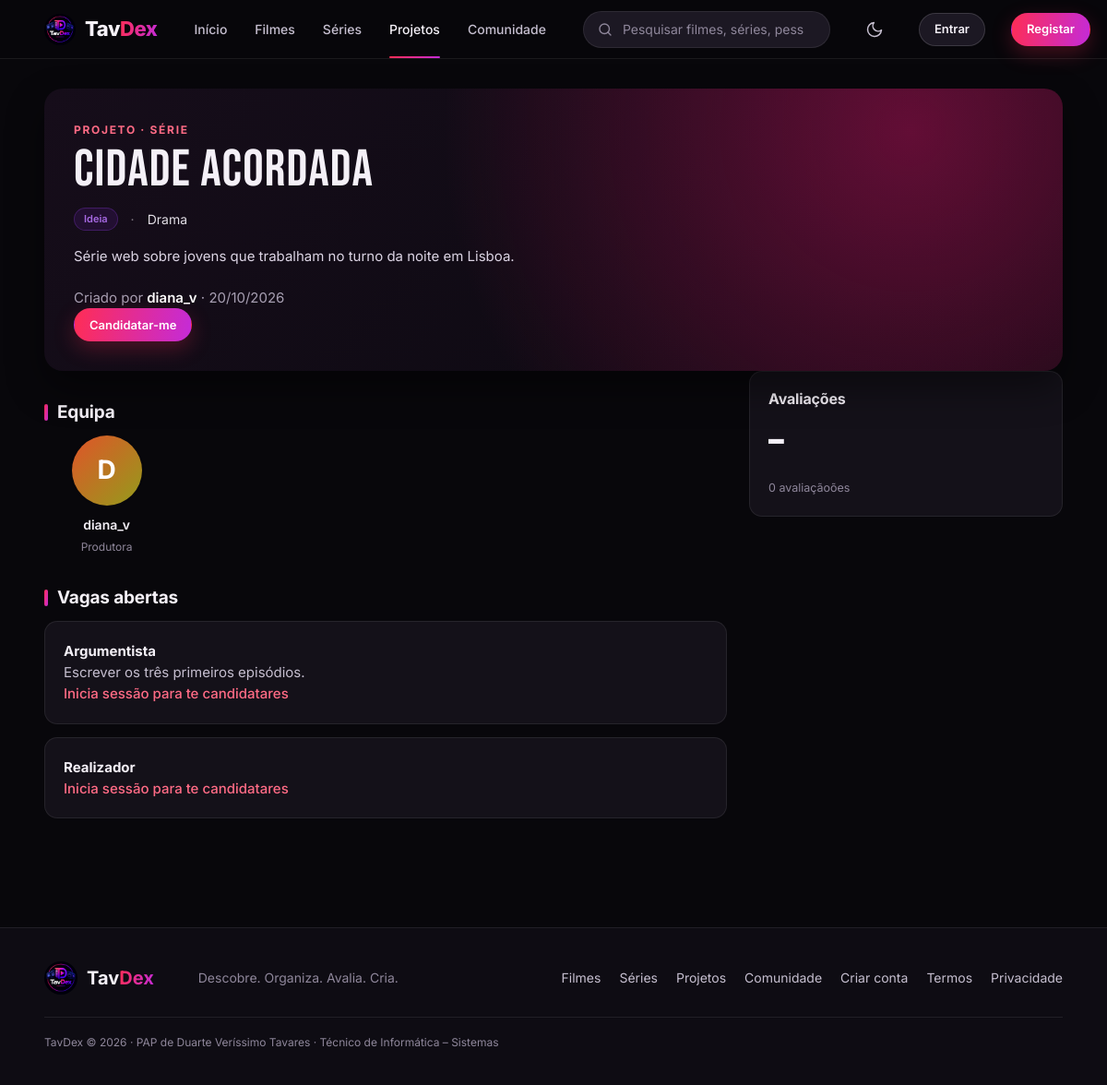
The app's page /projeto.php?id=10 with its own data.
### tables this page shows
CREATE TABLE projetos (
    id INT AUTO_INCREMENT PRIMARY KEY,
    dono_id INT NOT NULL,
    titulo VARCHAR(100) NOT NULL,
    sinopse TEXT NOT NULL,
    tipo ENUM('Filme','Série','Curta-metragem','Documentário','Videoclipe') NOT NULL,
    genero VARCHAR(60) NOT NULL DEFAULT '',
    estado ENUM('Ideia','Recrutamento','Pré-produção','Em produção','Concluído') NOT NULL DEFAULT 'Ideia',
    criado_em TIMESTAMP NOT NULL DEFAULT CURRENT_TIMESTAMP,
    FOREIGN KEY (dono_id) REFERENCES utilizadores(id) ON DELETE CASCADE
);

CREATE TABLE projeto_equipa (
    id INT AUTO_INCREMENT PRIMARY KEY,
    projeto_id INT NOT NULL,
    funcao VARCHAR(60) NOT NULL,
    utilizador_id INT NULL,
    nome VARCHAR(60) NOT NULL DEFAULT '',
    FOREIGN KEY (projeto_id) REFERENCES projetos(id) ON DELETE CASCADE,
    FOREIGN KEY (utilizador_id) REFERENCES utilizadores(id) ON DELETE SET NULL
);

CREATE TABLE utilizadores (
    id INT AUTO_INCREMENT PRIMARY KEY,
    nome VARCHAR(20) NOT NULL UNIQUE,                 
    nome_exibicao VARCHAR(50) NULL,                   
    email VARCHAR(120) NOT NULL UNIQUE,
    email_verificado BOOLEAN NOT NULL DEFAULT 0,      
    email_pendente VARCHAR(120) NULL,                 
    password_hash VARCHAR(255) NULL,
    google_id VARCHAR(50) NULL UNIQUE,                
    google_email VARCHAR(120) NULL,
    bio VARCHAR(160) NOT NULL DEFAULT '',
    localizacao VARCHAR(40) NOT NULL DEFAULT '',
    cor SMALLINT NOT NULL DEFAULT 330,               
    foto MEDIUMBLOB NULL,                             
    foto_versao INT NOT NULL DEFAULT 0,               
    tema_banner ENUM('colina','pipocas','claquete','pelicula','marquise') NOT NULL DEFAULT 'colina',    
    banner MEDIUMBLOB NULL,                           
    banner_versao INT NOT NULL DEFAULT 0,             
    mostrar_listas BOOLEAN NOT NULL DEFAULT 1,        
    mostrar_seguidores BOOLEAN NOT NULL DEFAULT 1,    
    papel ENUM('utilizador','admin') NOT NULL DEFAULT 'utilizador',
    bloqueado BOOLEAN NOT NULL DEFAULT 0,
    notif_email BOOLEAN NOT NULL DEFAULT 0,           
    ultimo_login DATETIME NULL,
    criado_em TIMESTAMP NOT NULL DEFAULT CURRENT_TIMESTAMP
);

CREATE TABLE projeto_vagas (
    id INT AUTO_INCREMENT PRIMARY KEY,
    projeto_id INT NOT NULL,
    funcao VARCHAR(60) NOT NULL,
    descricao VARCHAR(200) NOT NULL DEFAULT '',
    aberta BOOLEAN NOT NULL DEFAULT 1,
    FOREIGN KEY (projeto_id) REFERENCES projetos(id) ON DELETE CASCADE
);

### contas.php (called while the page is built, shortened)
<?php
function entrar_com_cookie(): void
{
    $cookie = $_COOKIE[COOKIE_LEMBRAR] ?? '';
    if (!preg_match('/^([a-f0-9]{24}):([a-f0-9]{64})$/', $cookie, $m)) return;
}

### projeto.php (the view, shortened to what this page needs)
<?php
require 'lib.php';
$id = (int)($_GET['id'] ?? 0);
$p = linha('SELECT p.*, u.nome AS dono_nome, u.cor AS dono_cor FROM projetos p JOIN utilizadores u ON u.id = p.dono_id WHERE p.id = ?', [$id]);
$u = eu();
$dono = $u && (int)$u['id'] === (int)$p['dono_id'];
$pode_gerir = $dono || e_admin();
$equipa = linhas('SELECT e.*, u.nome AS unome, u.cor FROM projeto_equipa e LEFT JOIN utilizadores u ON u.id = e.utilizador_id WHERE e.projeto_id = ? ORDER BY e.id', [$id]);
$vagas = linhas('SELECT * FROM projeto_vagas WHERE projeto_id = ? AND aberta = 1 ORDER BY id', [$id]);
$minhas = $u ? linhas('SELECT c.*, v.funcao FROM candidaturas c JOIN projeto_vagas v ON v.id = c.vaga_id WHERE v.projeto_id = ? AND c.utilizador_id = ? ORDER BY c.criado_em DESC', [$id, $u['id']]) : [];
$ja_candidatei = array_column($minhas, 'vaga_id');
$avaliacoes = linhas('SELECT a.*, u.nome, u.cor FROM projeto_avaliacoes a JOIN utilizadores u ON u.id = a.utilizador_id WHERE a.projeto_id = ? ORDER BY a.criado_em DESC', [$id]);
$media = $avaliacoes ? array_sum(array_column($avaliacoes, 'nota')) / count($avaliacoes) : null;
$pendentes = $pode_gerir ? (int)valor("SELECT COUNT(*) FROM candidaturas c JOIN projeto_vagas v ON v.id = c.vaga_id WHERE v.projeto_id = ? AND c.estado = 'pendente'", [$id]) : 0;
require 'cabecalho.php';
?>
<div class="content"><div class="left">
  <div class="dh pdh" style="--h:<?= cor_de($p['titulo']) ?>"><div>
    <span class="tag">PROJETO · <?= e(mb_strtoupper($p['tipo'])) ?></span>
    <h1><?= e($p['titulo']) ?></h1>
    <p class="meta"><?= badge_estado($p['estado']) ?><?php if ($p['genero']): ?><span><?= e($p['genero']) ?></span><?php endif; ?>
      <?php if ($media): ?><span class="star"><i class="st">★</i> <?= number_format($media, 1) ?> (<?= count($avaliacoes) ?>)</span><?php endif; ?></p>
    <p class="desc"><?= nl2br(e($p['sinopse'])) ?></p>
    <p class="muted">Criado por <?= link_perfil(['nome' => $p['dono_nome']]) ?> · <?= tempo($p['criado_em']) ?></p>
    <div class="btns">
      <?php if ($pode_gerir): ?>
        <a class="btn primary sm" href="projeto_editar.php?id=<?= $id ?>">✎ Editar projeto</a>
        <a class="btn ghost sm" href="candidaturas.php?id=<?= $id ?>">Candidaturas<?= $pendentes ? ' (' . $pendentes . ' novas)' : '' ?></a>
      <?php elseif ($vagas): ?>
        <a class="btn primary sm" href="#vagas">Candidatar-me</a>
      <?php endif; ?>
    </div>
  </div></div>
  <div class="dcols"><div>
    <h2 class="sh">Equipa</h2>
    <div class="cast">
      <?php foreach ($equipa as $m): ?>
        <div class="pp"><?= avatar(['nome' => $m['unome'] ?? $m['nome'], 'cor' => $m['cor'] ?? 215], 'l') ?>
          <b><?= $m['unome'] ? link_perfil(['nome' => $m['unome']]) : e($m['nome']) ?></b><small><?= e($m['funcao']) ?></small></div>
      <?php endforeach; ?>
    </div>
    <h2 class="sh" id="vagas">Vagas abertas</h2>
    <?php foreach ($vagas as $v): ?>
      <div class="box vaga"><b><?= e($v['funcao']) ?></b><?php if ($v['descricao']): ?><p><?= e($v['descricao']) ?></p><?php endif; ?>
        <?php if (!$u): ?><p><a class="lk" href="login.php?voltar=<?= urlencode('projeto.php?id=' . $id) ?>">Inicia sessão para te candidatares</a></p>
        <?php elseif ($dono): ?>
        <?php elseif (in_array($v['id'], $ja_candidatei)): ?><p class="muted">Já te candidataste a esta vaga.</p>
        <?php endif; ?></div>
    <?php endforeach; ?>
  </div><div id="avaliacoes">
    <div class="box"><h3>Avaliações</h3>
      <div class="score"><b><?= $media ? number_format($media, 1) : '–' ?></b><?= $media ? estrelas($media) : '' ?></div>
      <small class="muted"><?= count($avaliacoes) ?> avaliação<?= count($avaliacoes) === 1 ? '' : 'ões' ?></small>
    </div>
  </div></div>
</div></div>
<?php require 'rodape.php'; ?>

### lib.php (shortened to what this page needs)
<?php
require_once __DIR__ . '/contas.php';
function bd(): PDO
{
    static $pdo = null;
    if ($pdo === null) {
        $dsn = getenv('TAVDEX_DSN') ?: 'mysql:host=' . BD_HOST . ';dbname=' . BD_NOME . ';charset=utf8mb4';
        try {
            $pdo = new PDO($dsn, BD_UTILIZADOR, BD_PASSWORD, [
                PDO::ATTR_ERRMODE => PDO::ERRMODE_EXCEPTION,
                PDO::ATTR_DEFAULT_FETCH_MODE => PDO::FETCH_ASSOC,
            ]);
        } catch (PDOException $e) {
            http_response_code(500);
            exit('<p style="font-family:sans-serif">Não foi possível ligar à base de dados. Confirma que o MySQL está ligado (no XAMPP ou nos Serviços do Windows), que a password em <b>config.php</b> está certa e que importaste <b>base_dados.sql</b> e <b>dados.sql</b>.</p>');
        }
    }
    return $pdo;
}
function sql(string $consulta, array $param = []): PDOStatement
{
    $st = bd()->prepare($consulta);
    $st->execute($param);
    return $st;
}
function linhas(string $consulta, array $param = []): array
{
    return sql($consulta, $param)->fetchAll();
}
function linha(string $consulta, array $param = []): ?array
{
    $r = sql($consulta, $param)->fetch();
    return $r ?: null;
}
function eu(): ?array
{
    static $u = false;
    if ($u === false) {
        $u = null;
    }
    return $u;
}
function e_admin(): bool
{
    return eu() && eu()['papel'] === 'admin';
}
function e($texto): string
{
    return htmlspecialchars((string)$texto, ENT_QUOTES, 'UTF-8');
}
function tempo(?string $data): string
{
    $s = time() - strtotime($data);
    return date('d/m/Y', strtotime($data));
}
function extras_utilizador(string $nome): array
{
    static $mapa = null;
    if ($mapa === null) {
        $mapa = [];
        foreach (linhas('SELECT id, nome, nome_exibicao, foto_versao FROM utilizadores WHERE nome_exibicao IS NOT NULL OR foto_versao > 0') as $r) {
            $mapa[$r['nome']] = $r;
        }
    }
    return $mapa[$nome] ?? [];
}
function nome_visivel(array $u): string
{
    $exibicao = $u['nome_exibicao'] ?? (extras_utilizador($u['nome'] ?? '')['nome_exibicao'] ?? null);
    return trim((string)$exibicao) !== '' ? $exibicao : ($u['nome'] ?? '');
}
function url_foto(array $u): ?string
{
    $extra = extras_utilizador($u['nome'] ?? '');
    $versao = (int)($u['foto_versao'] ?? ($extra['foto_versao'] ?? 0));
    $id = (int)(isset($u['foto_versao']) ? $u['id'] : ($extra['id'] ?? 0));
    return $versao > 0 && $id ? 'imagem.php?u=' . $id . '&t=foto&v=' . $versao : null;
}
function avatar(array $u, string $tamanho = 's'): string
{
    $foto = url_foto($u);
    $letra = mb_strtoupper(mb_substr(nome_visivel($u), 0, 1));
    return '<span class="av ' . $tamanho . '" style="--h:' . (int)$u['cor'] . '">' . e($letra) . '</span>';
}
function link_perfil(array $u): string
{
    return '<a class="lk-u" href="perfil.php?u=' . urlencode($u['nome']) . '" title="@' . e($u['nome']) . '">' . e(nome_visivel($u)) . '</a>';
}
function cor_de(string $texto): int
{
    $s = 0;
    foreach (mb_str_split($texto) as $c) $s += mb_ord($c) * 7;
    return $s % 360;
}
function badge_estado(string $estado): string
{
    $cores = ['Ideia' => 270, 'Recrutamento' => 330, 'Pré-produção' => 35, 'Em produção' => 150, 'Concluído' => 215,
              'pendente' => 35, 'aceite' => 150, 'rejeitada' => 0, 'resolvida' => 150, 'ignorada' => 215];
    return '<span class="badge" style="--c:' . ($cores[$estado] ?? 330) . '">' . e(ucfirst($estado)) . '</span>';
}

### records on screen
projetos: tipo "SÉRIE", titulo "Cidade Acordada", estado "Ideia", genero "Drama", sinopse "Série web sobre jovens que trabalham no turno da noite em Lisboa.", criado_em "20/10/2026"
projeto_equipa: utilizador.nome "diana_v", funcao "Produtora"
projeto_vagas: funcao "Argumentista", descricao "Escrever os três primeiros episódios."
projeto_vagas: funcao "Realizador"

### other values on screen
$nome "Início"
$nome "Filmes"
$nome "Séries"
$nome "Projetos"
$nome "Comunidade"
nome_visivel($u) "diana_v"
count($avaliacoes) "0"
